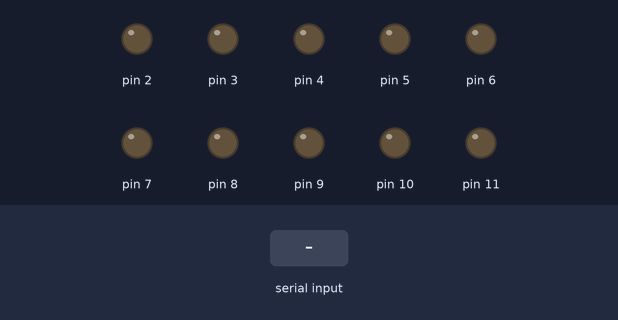
The sketch below on a simulated Arduino Uno, built with avr-gcc and run on an emulated ATmega328P. On the bench: output pins drawn as LEDs (lit = HIGH). Dashed ring = blinking. The test bench sets the inputs (shaded band). What the sketch prints to the serial monitor is not drawn.

Above: at 1.2 s.
1.3 s: "F\n" received over Serial
At 2.54 s:
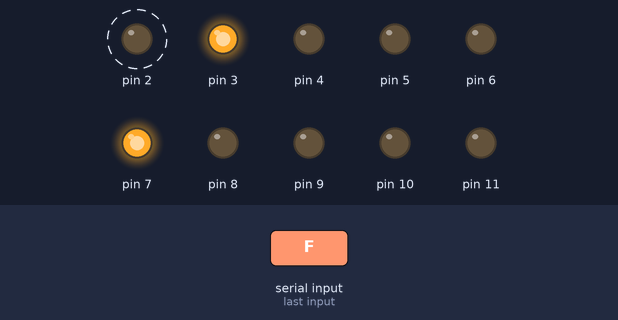
4.3 s: "E\n" received over Serial
At 5.3 s:
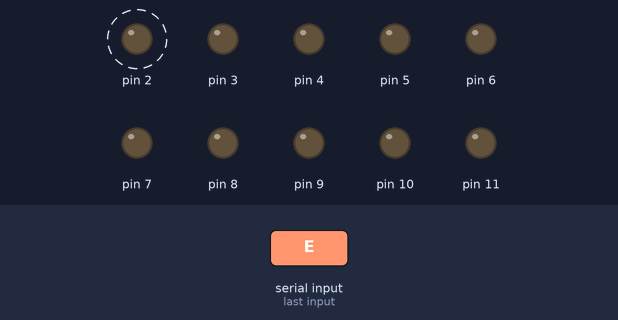
Timing chart, 0 to 7.3 s (numbered marks = the images above; inputs shaded):
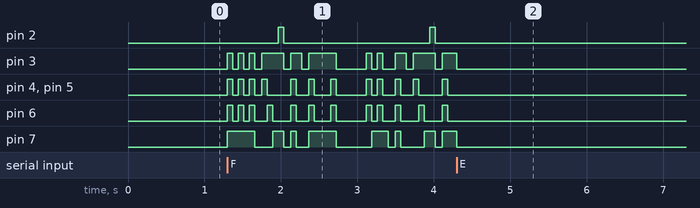

The sketch:

arduino_test_serial.ino
```cpp
#include "leds.h"
#include "heb_5x7.h"
#include "graphics.h"
#include "interactive_menu.h"

/******************************************/
#define SLICE_ON_MS			(70)		/* time to turn on leds slice (vertical pixels) */
#define SLICE_OFF_MS		(0)			/* time to turn off leds after each slice is draw */
#define CHAR_OFF_MS			(90)		/* time to turn off leds after each char is draw */
#define RIGHT_TO_LEFT		(true)		/* draw the chars from left or right */
#define SERIAL_BAUD_RATE	(115200)
#define SERIAL_TIMEOUT		(1)
/******************************************/


void setup() {
	Serial.begin(SERIAL_BAUD_RATE);
	Serial.setTimeout(SERIAL_TIMEOUT);
	leds_init();
	graphics_set_font(heb_5x7);
	graphics_set_draw(SLICE_ON_MS, SLICE_OFF_MS, CHAR_OFF_MS, RIGHT_TO_LEFT);
	print_help();
}

void loop() {
	interactive_menu_update();
}
```

common.h
```cpp
#ifndef COMMON_H
#define COMMON_H

#ifndef cbi
	#define cbi(sfr, bit)	(_SFR_BYTE(sfr) &= ~_BV(bit))
#endif
#ifndef sbi
	#define sbi(sfr, bit)	(_SFR_BYTE(sfr) |= _BV(bit))
#endif

#define ARRAY_SIZE(x)		(sizeof(x) / sizeof(*x))

#define _PASTE_2(a, b)		a ## b
#define PASTE_2(a, b)		_PASTE_2(a, b)

#define _PASTE_3(a, b, c)	a ## b ## c
#define PASTE_3(a, b, c)	_PASTE_3(a, b, c)

#define UINT_BITS(i)		PASTE_3(uint, i, _t)

#endif /* COMMON_H */
```

graphics.h
```cpp
#ifndef GRAPHICS_H
#define GRAPHICS_H

#include "leds.h"
#include "utf8.h"

#define GRAPHICS_FONT_HEIGHT		(0)
#define GRAPHICS_FONT_FIRST_CHAR	(1)
#define GRAPHICS_FONT_CHAR_COUNT	(2)
#define GRAPHICS_FONT_TABLE			(3)
#define GRAPHICS_FONT_TABLE_ROWS	(3)
#define GRAPHICS_FONT_TABLE_MSB		(1)
#define GRAPHICS_FONT_TABLE_LSB		(2)

#define GRAPHICS_DRAW_EMPTY_TEXT	(0)
#define GRAPHICS_DRAW_ON_IDLE		(1)
#define GRAPHICS_DRAW_OFF_IDLE		(2)
#define GRAPHICS_DRAW_SLICE			(3)
#define GRAPHICS_DRAW_CHAR			(4)
#define GRAPHICS_DRAW_TEXT			(5)

struct {
	uint8_t * font = NULL;
	uint8_t height;
	uint8_t bytes;
	uint8_t first_char;
	uint8_t last_char;
} graphics_font;

struct {
	uint8_t * text = NULL;
	uint16_t text_char_count;
	uint16_t text_char_index;
	uint8_t char_slices;
	uint8_t char_slice;
	uint16_t char_offset;
} graphics_text;

struct {
	uint8_t status;
	uint16_t slice_on_ms;
	uint16_t slice_off_ms;
	uint16_t char_off_ms;
	uint32_t next_millis;
	bool right_to_left;
} graphics_draw;


uint8_t _read_font_8(uint16_t index) {
	return pgm_read_byte(&graphics_font.font[index]);
}

uint8_t _graphics_unicode_to_iso_8859_8(unicode_t ch) {
	if (ch >= 0x20 && ch < 0x80)
		return ch;
	if (ch >= 0x05D0 && ch < 0x05EB)
		return ch - 0x05D0 + 0x80;
	return BAD_CHAR;
}

void _graphics_set_char() {
	unicode_t ch = utf8_char_at(graphics_text.text, graphics_text.text_char_index);
	ch = _graphics_unicode_to_iso_8859_8(ch); /* fix by unicode native font */

	if (ch < graphics_font.first_char || ch > graphics_font.last_char)
		ch = BAD_CHAR;

	graphics_text.char_offset = GRAPHICS_FONT_TABLE + (ch - graphics_font.first_char) * GRAPHICS_FONT_TABLE_ROWS;
	graphics_text.char_slices = _read_font_8(graphics_text.char_offset);
	graphics_text.char_offset = ((uint16_t)_read_font_8(graphics_text.char_offset + GRAPHICS_FONT_TABLE_MSB) << 8) +
		_read_font_8(graphics_text.char_offset + GRAPHICS_FONT_TABLE_LSB);
	graphics_text.char_slice = 0;
}

void _graphics_draw_char_slice() {
	leds_bitmask_t leds_bitmask = 0;
	for(uint8_t y = 0; y < graphics_font.bytes; y++) {
		leds_bitmask <<= 8;
		leds_bitmask |= _read_font_8(
			graphics_text.char_offset + y + graphics_font.bytes *
			(graphics_draw.right_to_left ? graphics_text.char_slices - graphics_text.char_slice - 1 : graphics_text.char_slice));
	}
	leds_write(leds_bitmask);
}

void graphics_clear_text() {
	if (graphics_text.text == NULL)
		return;
	free(graphics_text.text);
	graphics_text.text = NULL;
	leds_write(0);
}

void graphics_set_text(const uint8_t * text) {
	graphics_clear_text();
	if (!*text)
		return;
	graphics_text.text = malloc(strlen(text) + 1);
	if (graphics_text.text == NULL)
		return;
	strcpy(graphics_text.text, text);
	graphics_text.text_char_count = utf8_char_count(graphics_text.text);
	graphics_text.text_char_index = graphics_text.text_char_count;
	graphics_text.char_slices = 0;
	graphics_draw.status = GRAPHICS_DRAW_OFF_IDLE;
}

void graphics_update(uint32_t cur_millis) {
	if (graphics_text.text == NULL)
		graphics_draw.status = GRAPHICS_DRAW_EMPTY_TEXT;

	switch (graphics_draw.status) {
		case GRAPHICS_DRAW_ON_IDLE:
			if (cur_millis > graphics_draw.next_millis) {
				if (graphics_text.char_slice >= (graphics_text.char_slices - 1)) {
					leds_write(0);
					if (graphics_text.text_char_index >= (graphics_text.text_char_count - 1))
						graphics_draw.status = GRAPHICS_DRAW_TEXT;
					else {
						graphics_draw.status = GRAPHICS_DRAW_CHAR;
						graphics_draw.next_millis = cur_millis + graphics_draw.char_off_ms;
					}
				}
				else {
					if (graphics_draw.slice_off_ms)
						leds_write(0);
					graphics_draw.status = GRAPHICS_DRAW_SLICE;
					graphics_draw.next_millis = cur_millis + graphics_draw.slice_off_ms;
				}
			}
		break;
		case GRAPHICS_DRAW_SLICE:
		case GRAPHICS_DRAW_CHAR:
		case GRAPHICS_DRAW_TEXT:
			graphics_draw.status = GRAPHICS_DRAW_OFF_IDLE;
		case GRAPHICS_DRAW_OFF_IDLE:
			if (cur_millis > graphics_draw.next_millis) {
				if (++graphics_text.char_slice >= graphics_text.char_slices) {
					if (++graphics_text.text_char_index >= graphics_text.text_char_count)
						graphics_text.text_char_index = 0;
					_graphics_set_char();
				}
				_graphics_draw_char_slice();
				graphics_draw.next_millis = cur_millis + graphics_draw.slice_on_ms;
				graphics_draw.status = GRAPHICS_DRAW_ON_IDLE;
			}
		break;
	}
}

void graphics_set_font(uint8_t * font) {
	graphics_clear_text();
	graphics_font.font = font;
	graphics_font.height = _read_font_8(GRAPHICS_FONT_HEIGHT);
	graphics_font.bytes = (graphics_font.height + 7) / 8;
	graphics_font.first_char = _read_font_8(GRAPHICS_FONT_FIRST_CHAR);
	graphics_font.last_char = graphics_font.first_char + _read_font_8(GRAPHICS_FONT_CHAR_COUNT) - 1;
}

void graphics_set_draw(uint16_t slice_on_ms, uint16_t slice_off_ms, uint16_t char_off_ms, bool right_to_left) {
	graphics_clear_text();
	graphics_draw.slice_on_ms = slice_on_ms;
	graphics_draw.slice_off_ms = slice_off_ms;
	graphics_draw.char_off_ms = char_off_ms;
	graphics_draw.right_to_left = right_to_left;
}

#endif /* GRAPHICS_H */
```

interactive_menu.h
```cpp
#ifndef INTERACTIVE_MENU_H
#define INTERACTIVE_MENU_H

#include "utf8.h"
#include "leds.h"
#include "common.h"
#include "graphics.h"

/******************************************/
#define COMMAND_BUFFER_SIZE			(100)
#define COMMAND_TIMEOUT_MS			(150)
#define SCREEN_SAVER_S				(40)

const uint8_t * FIX_TEXTS[] = {
	"שלום עולם",
	"כל הכבוד לברוך!",
	"מוזיאון המדע בירושלים..!",
	"o_o  ^.^  O..O",
};
/******************************************/

struct {
	uint8_t buffer[COMMAND_BUFFER_SIZE];
	uint8_t buffer_index;
	uint32_t timeout;
} command;

uint32_t screen_saver_ms = SCREEN_SAVER_S * 1000;


void print_help() {
	Serial.println(F(
		"                  /'\\\n"
		"                 /\n"
		"                /                 ,\n"
		"             c-'                 /\n"
		"            /'-._         ,____,' .-'''-.\n"
		"       .-'.// \\  '-;-========,\"-,'       '\n"
		"     ,`   /,   \\_//\\       ,/  (  '- *)   )\n"
		"    (   ./  )   {,}========'===='- '     ,\n"
		"     ,     ,   \\/               ',      .\n"
		" _____'-.-`_______________________'-..-'____\n"
		"\n"
		"  U V   B i c y c l e   I n t e r f a c e:\n"
		"____________________________________________\n"
		"\n"
		"A <slice_on_ms[0-32K]>\n"
		"    LEDs on time\n"
		"B <slice_off_ms[0-32K]>\n"
		"    LEDs off time\n"
		"C <char_off_ms[0-32K]>\n"
		"    LEDs off time between characters\n"
		"D <right_to_left[0-1]>\n"
		"    Draw to the left if zero\n"
		"E <text[printable ascii and hebrew]>\n"
		"    Draw the given text\n"
		"F <text_index[0-4]>\n"
		"    Draw fix text\n"
		"G <screen_saver_s[0-32K]>\n"
		"    Draw next fix text after inactivity\n"
		"H <>\n"
		"    Print help\n"
		"I <leds_bitmask[0-32K]>\n"
		"    Set LEDs to the given bitmask\n"
	));
}

uint16_t _interactive_menu_read_16(uint16_t number) {
	uint16_t i = number;
	sscanf(command.buffer + 2, "%d", &i);
	return i;
}

void interactive_menu_update() {
	uint32_t cur_millis = millis();
	uint16_t i;

	if (cur_millis > command.timeout) {
		if (command.buffer_index)
			command.buffer_index = 0;
		else if ((cur_millis - command.timeout) > screen_saver_ms) {
			command.timeout = cur_millis;
			graphics_set_text(FIX_TEXTS[cur_millis % ARRAY_SIZE(FIX_TEXTS)]);
		}
	}

	if (Serial.available()) {
		if (!command.buffer_index)
			command.timeout = cur_millis + COMMAND_TIMEOUT_MS;

		command.buffer_index += Serial.readBytes(command.buffer + command.buffer_index,
			sizeof(command.buffer) - command.buffer_index);

		i = command.buffer[command.buffer_index - 1];
		if (command.buffer_index >= 2 && i == '\n' || i == '\r') {
			i = command.buffer[command.buffer_index - 2];
			i = ((i == '\n' || i == '\r') ? 3 : 2);
			while (i--)
				command.buffer[command.buffer_index - i] = '\0';

			switch (command.buffer[0]) {
				case 'H':
					print_help();
				break;
				case 'A':
					graphics_clear_text();
					graphics_draw.slice_on_ms = _interactive_menu_read_16(graphics_draw.slice_on_ms);
					Serial.print(F("slice_on_ms = ")); Serial.println(graphics_draw.slice_on_ms);
				break;
				case 'B':
					graphics_clear_text();
					graphics_draw.slice_off_ms = _interactive_menu_read_16(graphics_draw.slice_off_ms);
					Serial.print(F("slice_off_ms = ")); Serial.println(graphics_draw.slice_off_ms);
				break;
				case 'C':
					graphics_clear_text();
					graphics_draw.char_off_ms = _interactive_menu_read_16(graphics_draw.char_off_ms);
					Serial.print(F("char_off_ms = ")); Serial.println(graphics_draw.char_off_ms);
				break;
				case 'D':
					graphics_clear_text();
					graphics_draw.right_to_left = _interactive_menu_read_16(graphics_draw.right_to_left);
					Serial.print(F("right_to_left = ")); Serial.println(graphics_draw.right_to_left);
				break;
				case 'E':
					utf8_from_iso_8859_8(command.buffer + 2);
					graphics_set_text(command.buffer + 2);
					Serial.print(F("text_char_count = ")); Serial.println(graphics_text.text_char_count);
				break;
				case 'F':
					i = _interactive_menu_read_16(0) % ARRAY_SIZE(FIX_TEXTS);
					graphics_set_text(FIX_TEXTS[i]);
					Serial.print(F("fix_text_index = ")); Serial.println(i);
				break;
				case 'G':
					screen_saver_ms = _interactive_menu_read_16(screen_saver_ms / 1000);
					Serial.print(F("screen_saver_s = ")); Serial.println(screen_saver_ms);
					screen_saver_ms *= 1000;
				break;
				case 'I':
					i = _interactive_menu_read_16(0);
					Serial.print(F("leds_mask = ")); Serial.println(i, BIN);
					leds_write(i);
				break;
			}
			command.buffer_index = 0;
		}
	}

	graphics_update(cur_millis);
	switch (graphics_draw.status) {
		case GRAPHICS_DRAW_SLICE:
			Serial.print('.');
		break;
		case GRAPHICS_DRAW_CHAR:
			Serial.print('#');
		break;
		case GRAPHICS_DRAW_TEXT:
			Serial.println('@');
			graphics_clear_text();
		break;
	}
}

#endif /* INTERACTIVE_MENU_H */
```

leds.h
```cpp
#ifndef LEDS_H
#define LEDS_H

#include "common.h"

/******************************************/
// #define USE_CAT4016
#define LEDS_BITS				32
/******************************************/

#define leds_bitmask_t			UINT_BITS(LEDS_BITS)

#ifdef USE_CAT4016
	#include "cat4016.h"

	/******************************************/
	// #define USE_LENS_LED
	/******************************************/

	#ifdef USE_LENS_LED
		#define LED_GROUP_SIZE	(3)
	#else
		#define LED_GROUP_SIZE	(2)
	#endif
	#define LED_MAPPING(index)	((((leds_bitmask_t)1 << LED_GROUP_SIZE) - 1) << (index * LED_GROUP_SIZE))

	const leds_bitmask_t LEDS_MAPPING[] = {
	#ifdef USE_LENS_LED
		LED_MAPPING(0),
		LED_MAPPING(1),
		LED_MAPPING(2),
		LED_MAPPING(3),
		LED_MAPPING(4),
		LED_MAPPING(5) << 1,
		LED_MAPPING(6) << 1,
		LED_MAPPING(7) << 1,
		#if LEDS_BITS > 8
			LED_MAPPING(8) << 1,
			LED_MAPPING(9) << 1,
		#endif
	#else
		LED_MAPPING(0),
		LED_MAPPING(11),
		LED_MAPPING(2),
		LED_MAPPING(3),
		LED_MAPPING(10),
		LED_MAPPING(5),
		LED_MAPPING(6),
		LED_MAPPING(7),
		#if LEDS_BITS > 8
			LED_MAPPING(8),
			LED_MAPPING(9),
		#endif
	#endif
	};

	#define LEDS_COUNT			(ARRAY_SIZE(LEDS_MAPPING))
#else
	#define LEDS_COUNT			(10)
#endif

void leds_write(leds_bitmask_t leds_bitmask) {
#ifdef USE_CAT4016
	union {
		leds_bitmask_t bitmask = 0;
		uint8_t buffer[LEDS_BITS / 8];
	} cat4016;

	for (uint8_t i = 0; i < LEDS_COUNT; i++, leds_bitmask >>= 1)
		if (leds_bitmask & 1)
			cat4016.bitmask |= LEDS_MAPPING[i];

	cat4016_write(cat4016.buffer, sizeof(cat4016.buffer));
#else
	PORTD = (PORTD & 0x03) | ((leds_bitmask & 0x003F) << 2);
	PORTB = (PORTB & 0xF0) | ((leds_bitmask & 0x03C0) >> 6);
#endif
}

void leds_init() {
#ifdef USE_CAT4016
	cat4016_setup();
#else
	DDRD |= 0xFC;	/* (2 - 7 OUTPUT) */
	DDRB |= 0x0F;	/* (8 - 11 OUTPUT) */
#endif
	leds_write(0);
}

#endif /* LEDS_H */
```

utf8.h
```cpp
#ifndef UTF8_H
#define UTF8_H

#include "common.h"

/******************************************/
#define UNICODE_BITS		16
/******************************************/

#define BAD_CHAR					'#'

#define unicode_t			UINT_BITS(UNICODE_BITS)

static const unicode_t UTF8_OFFSETS[] = {
	0x00000000,
	0x00003080,
#if UNICODE_BITS > 16
	0x000E2080,
	0x03C82080,
#endif
#if UNICODE_BITS > 32
	0xFA082080,
	0x82082080,
#endif
};

uint8_t utf8_trailing(uint8_t c) {
	if (c < 192) return 0;
#if UNICODE_BITS > 16
	if (c < 224) return 1;
	if (c < 240) return 2;
#endif
#if UNICODE_BITS > 32
	if (c < 248) return 3;
	if (c < 252) return 4;
#endif
#if UNICODE_BITS == 16
	return 1;
#elif UNICODE_BITS == 32
	return 3;
#else
	return 5;
#endif
}

uint16_t utf8_to_unicode(const uint8_t * src, unicode_t * dst, uint16_t dst_size) {
	unicode_t ch;
	uint16_t i = 0;
	uint8_t trailing;

	while (i < (dst_size - 1) && *src) {
		trailing = utf8_trailing(*src);
		ch = 0;
		switch (trailing) {
#if UNICODE_BITS > 32
			case 5: ch += *src++; ch <<= 6;
			case 4: ch += *src++; ch <<= 6;
#endif
#if UNICODE_BITS > 16
			case 3: ch += *src++; ch <<= 6;
			case 2: ch += *src++; ch <<= 6;
#endif
			case 1: ch += *src++; ch <<= 6;
			case 0: ch += *src++;
		}
		dst[i++] = ch - UTF8_OFFSETS[trailing];
	}

	dst[i] = 0;
	return i;
}

unicode_t utf8_char_at(const uint8_t * text, uint16_t index) {
    unicode_t ch = 0;

	while(*text && index--)
		text += utf8_trailing(*text) + 1;

	uint8_t trailing = utf8_trailing(*text);
	index = trailing;

	do {
		ch <<= 6;
		ch += *text++;
	} while (*text && index--);

	return ch - UTF8_OFFSETS[trailing];
}

uint16_t utf8_char_count(const uint8_t * text) {
	uint8_t char_count = 0;
	while(*text && ++char_count)
		text += utf8_trailing(*text) + 1;
	return char_count;
}

void utf8_from_iso_8859_8(uint8_t * text) {
	unicode_t ch;
	uint8_t * scr = text;
	uint8_t * tmp = malloc(strlen(text) * 2 + 1);
	uint8_t * dst = tmp;
	if (tmp == NULL)
		return;

	while (ch = *scr++) {
		if (ch < 0x80) {
			*dst++ = ch;
		}
		else if (ch >= 0xE0 && ch < 0xFA) {
			ch += 0x05D0 - 0xE0;
			*dst++ = (ch >> 6) | 0xC0;
			*dst++ = (ch & 0x3F) | 0x80;
		}
		else {
			free(tmp);
			return;
		}
	}
	*dst = '\0';
	strcpy(text, tmp);
	free(tmp);
}

#endif /* UTF8_H */
```

Source omitted: heb_5x7.h (data table, 5642 bytes)

Measured:
- after the input at 1.3 s, pin 2: alternates HIGH for 0.07 s and LOW for 1.9 s, starting after 0.67 s; pin 7: LOW → HIGH at once, → LOW 0.36 s later, → HIGH 0.24 s later, → LOW 0.14 s later, … (15 changes in this stretch)
- after the input at 4.3 s, pin 4–6: stays LOW (without the input it goes to HIGH after 0.10 s)
